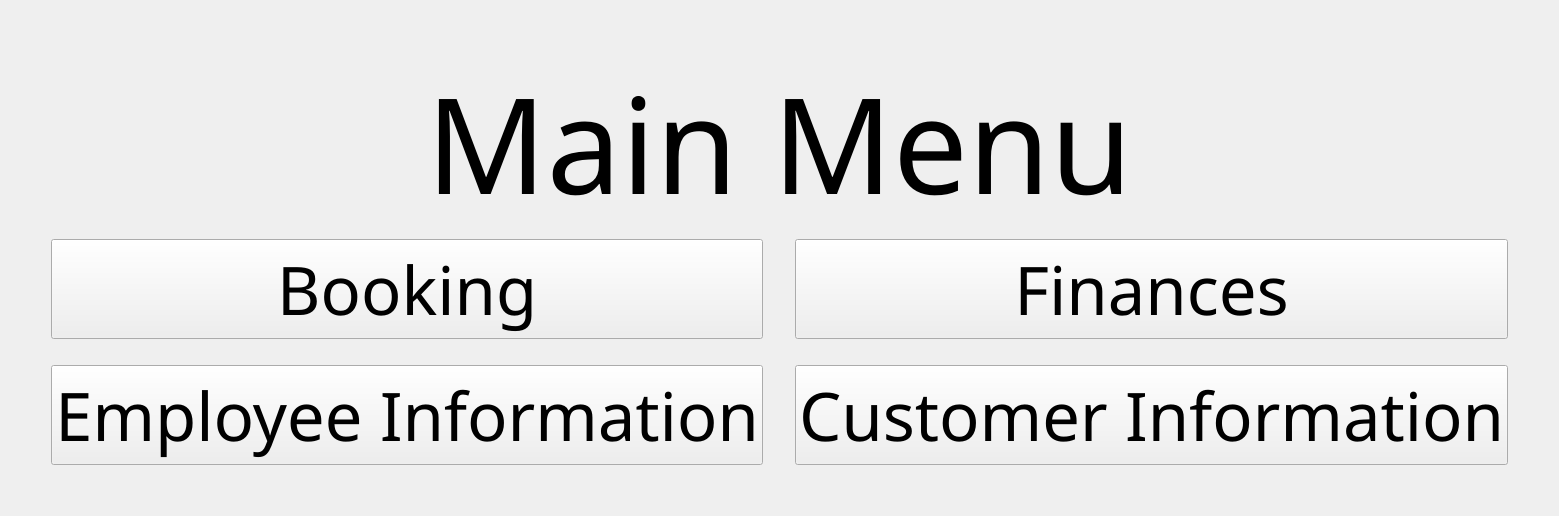
        <widget class="QWidget" name="Main_Menu_Page">
         <property name="enabled">
          <bool>true</bool>
         </property>
         <layout class="QGridLayout" name="gridLayout_4">
          <item row="2" column="0">
           <spacer name="verticalSpacer_10">
            <property name="orientation">
             <enum>Qt::Horizontal</enum>
            </property>
            <property name="sizeHint" stdset="0">
             <size>
              <width>40</width>
              <height>20</height>
             </size>
            </property>
           </spacer>
          </item>
          <item row="2" column="1">
           <widget class="QPushButton" name="Booking">
            <property name="sizePolicy">
             <sizepolicy hsizetype="MinimumExpanding" vsizetype="MinimumExpanding">
              <horstretch>0</horstretch>
              <verstretch>0</verstretch>
             </sizepolicy>
            </property>
            <property name="font">
             <font>
              <family>Palace Script MT</family>
              <pointsize>50</pointsize>
             </font>
            </property>
            <property name="text">
             <string>Booking</string>
            </property>
           </widget>
          </item>
          <item row="5" column="1">
           <spacer name="verticalSpacer_14">
            <property name="orientation">
             <enum>Qt::Vertical</enum>
            </property>
            <property name="sizeHint" stdset="0">
             <size>
              <width>20</width>
              <height>40</height>
             </size>
            </property>
           </spacer>
          </item>
          <item row="2" column="4">
           <spacer name="horizontalSpacer_5">
            <property name="orientation">
             <enum>Qt::Horizontal</enum>
            </property>
            <property name="sizeHint" stdset="0">
             <size>
              <width>40</width>
              <height>20</height>
             </size>
            </property>
           </spacer>
          </item>
          <item row="0" column="1">
           <spacer name="verticalSpacer_12">
            <property name="orientation">
             <enum>Qt::Vertical</enum>
            </property>
            <property name="sizeHint" stdset="0">
             <size>
              <width>20</width>
              <height>40</height>
             </size>
            </property>
           </spacer>
          </item>
          <item row="4" column="1">
           <widget class="QPushButton" name="Employee_Info">
            <property name="sizePolicy">
             <sizepolicy hsizetype="MinimumExpanding" vsizetype="MinimumExpanding">
              <horstretch>0</horstretch>
              <verstretch>0</verstretch>
             </sizepolicy>
            </property>
            <property name="font">
             <font>
              <family>Palace Script MT</family>
              <pointsize>50</pointsize>
             </font>
            </property>
            <property name="text">
             <string>Employee Information</string>
            </property>
           </widget>
          </item>
          <item row="1" column="1" colspan="3" alignment="Qt::AlignHCenter|Qt::AlignVCenter">
           <widget class="QLabel" name="label_6">
            <property name="font">
             <font>
              <family>Palace Script MT</family>
              <pointsize>100</pointsize>
             </font>
            </property>
            <property name="text">
             <string>Main Menu</string>
            </property>
           </widget>
          </item>
          <item row="2" column="3">
           <widget class="QPushButton" name="Finances">
            <property name="sizePolicy">
             <sizepolicy hsizetype="MinimumExpanding" vsizetype="MinimumExpanding">
              <horstretch>0</horstretch>
              <verstretch>0</verstretch>
             </sizepolicy>
            </property>
            <property name="font">
             <font>
              <family>Palace Script MT</family>
              <pointsize>50</pointsize>
             </font>
            </property>
            <property name="text">
             <string>Finances</string>
            </property>
           </widget>
          </item>
          <item row="4" column="3">
           <widget class="QPushButton" name="Customer_Info">
            <property name="sizePolicy">
             <sizepolicy hsizetype="MinimumExpanding" vsizetype="MinimumExpanding">
              <horstretch>0</horstretch>
              <verstretch>0</verstretch>
             </sizepolicy>
            </property>
            <property name="font">
             <font>
              <family>Palace Script MT</family>
              <pointsize>50</pointsize>
             </font>
            </property>
            <property name="text">
             <string>Customer Information</string>
            </property>
           </widget>
          </item>
          <item row="2" column="2">
           <spacer name="verticalSpacer_18">
            <property name="orientation">
             <enum>Qt::Vertical</enum>
            </property>
            <property name="sizeHint" stdset="0">
             <size>
              <width>20</width>
              <height>40</height>
             </size>
            </property>
           </spacer>
          </item>
          <item row="3" column="1">
           <spacer name="horizontalSpacer_13">
            <property name="orientation">
             <enum>Qt::Horizontal</enum>
            </property>
            <property name="sizeHint" stdset="0">
             <size>
              <width>40</width>
              <height>20</height>
             </size>
            </property>
           </spacer>
          </item>
          <item row="4" column="2">
           <spacer name="verticalSpacer_22">
            <property name="orientation">
             <enum>Qt::Vertical</enum>
            </property>
            <property name="sizeHint" stdset="0">
             <size>
              <width>20</width>
              <height>40</height>
             </size>
            </property>
           </spacer>
          </item>
         </layout>
        </widget>
